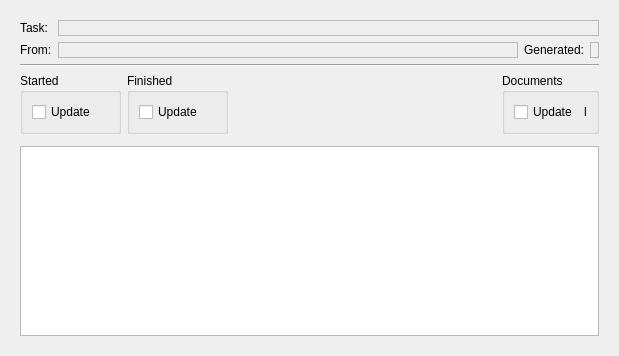
<?xml version="1.0" encoding="UTF-8"?>
<ui version="4.0">
 <class>KPlato::WorkPackageMergePanel</class>
 <widget class="QWidget" name="KPlato::WorkPackageMergePanel">
  <property name="geometry">
   <rect>
    <x>0</x>
    <y>0</y>
    <width>619</width>
    <height>356</height>
   </rect>
  </property>
  <property name="sizePolicy">
   <sizepolicy hsizetype="Expanding" vsizetype="Preferred">
    <horstretch>0</horstretch>
    <verstretch>0</verstretch>
   </sizepolicy>
  </property>
  <property name="minimumSize">
   <size>
    <width>0</width>
    <height>0</height>
   </size>
  </property>
  <layout class="QVBoxLayout" name="layout_2">
   <item>
    <widget class="QStackedWidget" name="ui_stackedWidget">
     <property name="currentIndex">
      <number>0</number>
     </property>
     <widget class="QWidget" name="ui_packagePage">
      <layout class="QVBoxLayout" name="verticalLayout">
       <item>
        <layout class="QGridLayout" name="gridLayout">
         <item row="7" column="1">
          <widget class="QLabel" name="ui_ownerName">
           <property name="sizePolicy">
            <sizepolicy hsizetype="MinimumExpanding" vsizetype="Preferred">
             <horstretch>0</horstretch>
             <verstretch>0</verstretch>
            </sizepolicy>
           </property>
           <property name="frameShape">
            <enum>QFrame::StyledPanel</enum>
           </property>
           <property name="frameShadow">
            <enum>QFrame::Sunken</enum>
           </property>
           <property name="text">
            <string notr="true">&lt;owner name&gt;</string>
           </property>
          </widget>
         </item>
         <item row="5" column="0">
          <widget class="QLabel" name="label">
           <property name="sizePolicy">
            <sizepolicy hsizetype="Preferred" vsizetype="Preferred">
             <horstretch>0</horstretch>
             <verstretch>0</verstretch>
            </sizepolicy>
           </property>
           <property name="text">
            <string>Task:</string>
           </property>
          </widget>
         </item>
         <item row="7" column="2">
          <widget class="QLabel" name="label_2">
           <property name="text">
            <string>Generated:</string>
           </property>
          </widget>
         </item>
         <item row="7" column="0">
          <widget class="QLabel" name="label_3">
           <property name="text">
            <string>From:</string>
           </property>
          </widget>
         </item>
         <item row="7" column="3">
          <widget class="QLabel" name="ui_packageTime">
           <property name="sizePolicy">
            <sizepolicy hsizetype="Preferred" vsizetype="Preferred">
             <horstretch>0</horstretch>
             <verstretch>0</verstretch>
            </sizepolicy>
           </property>
           <property name="frameShape">
            <enum>QFrame::StyledPanel</enum>
           </property>
           <property name="frameShadow">
            <enum>QFrame::Sunken</enum>
           </property>
           <property name="text">
            <string>&lt;package time&gt;</string>
           </property>
          </widget>
         </item>
         <item row="5" column="1" colspan="3">
          <widget class="QLabel" name="ui_taskName">
           <property name="sizePolicy">
            <sizepolicy hsizetype="MinimumExpanding" vsizetype="Preferred">
             <horstretch>0</horstretch>
             <verstretch>0</verstretch>
            </sizepolicy>
           </property>
           <property name="frameShape">
            <enum>QFrame::StyledPanel</enum>
           </property>
           <property name="frameShadow">
            <enum>QFrame::Sunken</enum>
           </property>
           <property name="text">
            <string notr="true">&lt;task name&gt;</string>
           </property>
          </widget>
         </item>
        </layout>
       </item>
       <item>
        <widget class="Line" name="line">
         <property name="orientation">
          <enum>Qt::Horizontal</enum>
         </property>
        </widget>
       </item>
       <item>
        <layout class="QHBoxLayout" name="horizontalLayout_5">
         <item>
          <widget class="QGroupBox" name="groupBox">
           <property name="title">
            <string>Started</string>
           </property>
           <layout class="QHBoxLayout" name="horizontalLayout">
            <item>
             <widget class="QCheckBox" name="ui_updateStarted">
              <property name="text">
               <string>Update</string>
              </property>
             </widget>
            </item>
            <item>
             <widget class="QLabel" name="ui_started">
              <property name="text">
               <string notr="true">&lt;started&gt;</string>
              </property>
             </widget>
            </item>
           </layout>
          </widget>
         </item>
         <item>
          <widget class="QGroupBox" name="groupBox_2">
           <property name="title">
            <string>Finished</string>
           </property>
           <layout class="QHBoxLayout" name="horizontalLayout_3">
            <item>
             <widget class="QCheckBox" name="ui_updateFinished">
              <property name="text">
               <string>Update</string>
              </property>
             </widget>
            </item>
            <item>
             <widget class="QLabel" name="ui_finished">
              <property name="text">
               <string notr="true">&lt;finished&gt;</string>
              </property>
             </widget>
            </item>
           </layout>
          </widget>
         </item>
         <item>
          <spacer name="horizontalSpacer">
           <property name="orientation">
            <enum>Qt::Horizontal</enum>
           </property>
           <property name="sizeHint" stdset="0">
            <size>
             <width>40</width>
             <height>20</height>
            </size>
           </property>
          </spacer>
         </item>
         <item>
          <widget class="QGroupBox" name="groupBox_3">
           <property name="title">
            <string>Documents</string>
           </property>
           <layout class="QHBoxLayout" name="horizontalLayout_4">
            <item>
             <widget class="QCheckBox" name="ui_updateDocuments">
              <property name="text">
               <string>Update</string>
              </property>
             </widget>
            </item>
            <item>
             <widget class="QLabel" name="ui_documents">
              <property name="text">
               <string notr="true">&lt;documents&gt;l</string>
              </property>
             </widget>
            </item>
           </layout>
          </widget>
         </item>
        </layout>
       </item>
       <item>
        <widget class="Line" name="line_2">
         <property name="orientation">
          <enum>Qt::Vertical</enum>
         </property>
        </widget>
       </item>
       <item>
        <layout class="QHBoxLayout" name="horizontalLayout_2">
         <item>
          <widget class="QTreeView" name="ui_completionView">
           <property name="sizePolicy">
            <sizepolicy hsizetype="Preferred" vsizetype="Preferred">
             <horstretch>0</horstretch>
             <verstretch>0</verstretch>
            </sizepolicy>
           </property>
          </widget>
         </item>
        </layout>
       </item>
      </layout>
     </widget>
     <widget class="QWidget" name="ui_progressPage">
      <layout class="QHBoxLayout" name="ui_progressLayout"/>
     </widget>
     <widget class="QWidget" name="ui_finishPage">
      <layout class="QHBoxLayout" name="horizontalLayout_7">
       <item>
        <widget class="QLabel" name="label_4">
         <property name="text">
          <string>No more data. Press Close to finish.</string>
         </property>
         <property name="alignment">
          <set>Qt::AlignCenter</set>
         </property>
        </widget>
       </item>
      </layout>
     </widget>
    </widget>
   </item>
  </layout>
 </widget>
 <resources/>
 <connections/>
</ui>
